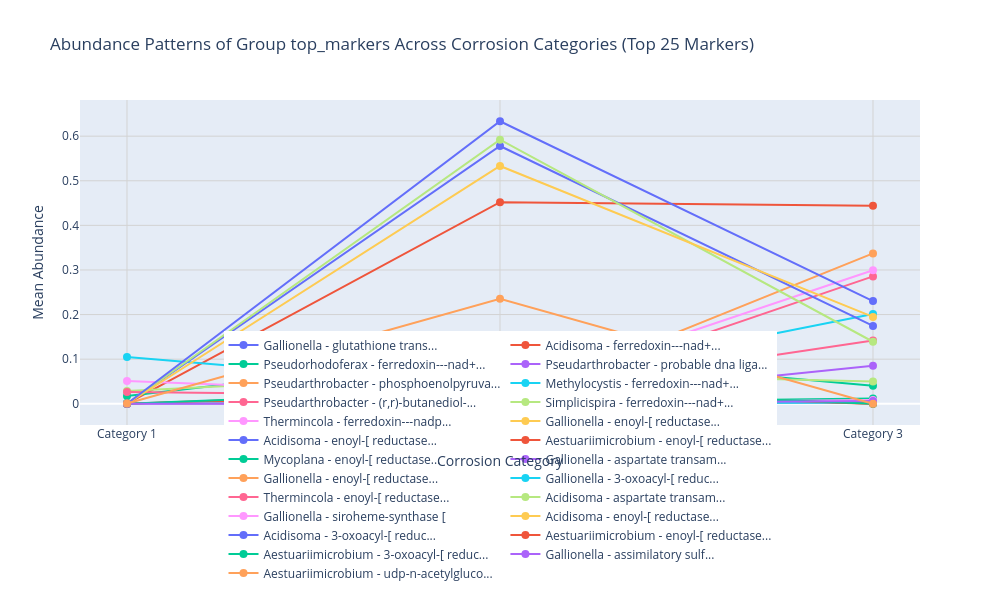

The code cell stored with this chart in its notebook:
### Markdown cell above
## 4.2. Protein Abundance Across Categories
Line plots showing how abundance changes across corrosion categories

### Code cell
import pandas as pd
import plotly.express as px
import plotly.graph_objects as go
from plotly.subplots import make_subplots

def plot_abundance_across_categories(marker_group, name, top_n=25, sort_by='combined_score'):
    """
    Plot abundance patterns across corrosion categories for top markers.
    
    Parameters:
        marker_group: DataFrame containing marker data
        name: Name of the group for the title
        top_n: Number of top markers to display
        sort_by: Column name to sort markers by (default: 'combined_score')
        
    Returns:
        Plotly figure object with the abundance plot
    """
    # Make a copy to avoid modifying the original
    markers_df = marker_group.copy()
    
    # Get mean columns
    mean_cols = [col for col in markers_df.columns if col.startswith('mean_cat')]
    if not mean_cols:
        raise ValueError("No mean abundance columns found (should start with 'mean_cat')")
    
    min_threshold = 0.01  # Prevents division by zero issues

    # Calculate fold changes between categories
    # Cat3 vs Cat1 fold change
    df['fold_change_3vs1'] = (df['mean_cat3'] + min_threshold) / (df['mean_cat1'] + min_threshold)
    df['log2fc_3vs1'] = np.log2(df['fold_change_3vs1'])

    # Cat2 vs Cat1 fold change
    df['fold_change_2vs1'] = (df['mean_cat2'] + min_threshold) / (df['mean_cat1'] + min_threshold)
    df['log2fc_2vs1'] = np.log2(df['fold_change_2vs1'])

    # Cat3 vs Cat2 fold change
    df['fold_change_3vs2'] = (df['mean_cat3'] + min_threshold) / (df['mean_cat2'] + min_threshold)
    df['log2fc_3vs2'] = np.log2(df['fold_change_3vs2'])

    # Handle infinity and NaN values
    for col in ['log2fc_3vs1', 'log2fc_2vs1', 'log2fc_3vs2']:
        df[col] = df[col].replace([np.inf, -np.inf], [5, -5])
        df[col] = df[col].fillna(0)
    
    # Sort and get top markers
    if sort_by in markers_df.columns:
        top_markers = markers_df.sort_values(sort_by, ascending=False).head(top_n)
    else:
        # If sort column not found, try combined_score, otherwise sort by first mean column
        if 'combined_score' in markers_df.columns:
            top_markers = markers_df.sort_values('combined_score', ascending=False).head(top_n)
        else:
            top_markers = markers_df.sort_values(mean_cols[0], ascending=False).head(top_n)
    
    # Extract category numbers from column names
    categories = [col.replace('mean_cat', 'Category ') for col in mean_cols]
    category_nums = [int(col.replace('mean_cat', '')) for col in mean_cols]
    
    # Create a list to store traces for each marker
    traces = []
    
    # Add trace for each marker
    for i, (_, row) in enumerate(top_markers.iterrows()):
        # Create shorter, more readable labels
        protein_name = row['protein_name']
        if isinstance(protein_name, str) and len(protein_name) > 20:
            protein_name = protein_name[:17] + "..."
        
        # Add genus for better identification
        label = f"{row['Genus']} - {protein_name}"
        
        # Get abundance values
        values = [row[col] for col in mean_cols]
        
        # Add trace with hover information
        hover_text = []
        for i, cat in enumerate(categories):
            hover_info = f"Category: {cat}<br>Abundance: {values[i]:.4f}"
            
            # Add additional hover information if available
            if 'pattern' in row:
                hover_info += f"<br>Pattern: {row['pattern']}"
            if 'combined_score' in row:
                hover_info += f"<br>Score: {row['combined_score']:.2f}"
                
            hover_text.append(hover_info)
        
        # Create trace for this marker
        trace = go.Scatter(
            x=category_nums,
            y=values,
            mode='lines+markers',
            name=label,
            line=dict(width=2),
            marker=dict(size=8),
            hovertext=hover_text,
            hoverinfo='text'
        )
        
        traces.append(trace)
    
    # Create figure
    fig = go.Figure(data=traces)
    
    # Update layout
    fig.update_layout(
        title=f'Abundance Patterns of Group {name} Across Corrosion Categories (Top {top_n} Markers)',
        xaxis=dict(
            title='Corrosion Category',
            tickmode='array',
            tickvals=category_nums,
            ticktext=categories
        ),
        yaxis=dict(title='Mean Abundance'),
        legend=dict(
            orientation="h",
            yanchor="bottom",
            y=-0.5,
            xanchor="center",
            x=0.5
        ),
        margin=dict(b=150),
        height=600,
        width=1000,
        hovermode='closest'
    )
    
    # Add grid
    fig.update_xaxes(showgrid=True, gridwidth=1, gridcolor='lightgray')
    fig.update_yaxes(showgrid=True, gridwidth=1, gridcolor='lightgray')
    
    return fig

plot_abundance_across_categories(top_markers, "top_markers", top_n=25)

### Figure 1 — Plotly figure (JSON) as saved in the notebook; plotly's stock layout.template omitted (floating-point values rounded to 4 significant figures)
{"data": [{"hoverinfo": "text", "hovertext": ["Category: Category 1<br>Abundance: 0.0000<br>Score: 54.98", "Category: Category 2<br>Abundance: 0.0001<br>Score: 54.98", "Category: Category 3<br>Abundance: 0.0036<br>Score: 54.98"], "line": {"width": 2}, "marker": {"size": 8}, "mode": "lines+markers", "name": "Gallionella - glutathione trans...", "type": "scatter", "x": [1, 2, 3], "y": [2.695e-05, 0.0001232, 0.003641]}, {"hoverinfo": "text", "hovertext": ["Category: Category 1<br>Abundance: 0.0000<br>Score: 54.03", "Category: Category 2<br>Abundance: 0.4520<br>Score: 54.03", "Category: Category 3<br>Abundance: 0.4441<br>Score: 54.03"], "line": {"width": 2}, "marker": {"size": 8}, "mode": "lines+markers", "name": "Acidisoma - ferredoxin---nad+...", "type": "scatter", "x": [1, 2, 3], "y": [1.185e-05, 0.452, 0.4441]}, {"hoverinfo": "text", "hovertext": ["Category: Category 1<br>Abundance: 0.0176<br>Score: 53.14", "Category: Category 2<br>Abundance: 0.1150<br>Score: 53.14", "Category: Category 3<br>Abundance: 0.0404<br>Score: 53.14"], "line": {"width": 2}, "marker": {"size": 8}, "mode": "lines+markers", "name": "Pseudorhodoferax - ferredoxin---nad+...", "type": "scatter", "x": [1, 2, 3], "y": [0.0176, 0.115, 0.04041]}, {"hoverinfo": "text", "hovertext": ["Category: Category 1<br>Abundance: 0.0000<br>Score: 53.09", "Category: Category 2<br>Abundance: 0.0000<br>Score: 53.09", "Category: Category 3<br>Abundance: 0.0852<br>Score: 53.09"], "line": {"width": 2}, "marker": {"size": 8}, "mode": "lines+markers", "name": "Pseudarthrobacter - probable dna liga...", "type": "scatter", "x": [1, 2, 3], "y": [0, 0, 0.08519]}, {"hoverinfo": "text", "hovertext": ["Category: Category 1<br>Abundance: 0.0000<br>Score: 53.09", "Category: Category 2<br>Abundance: 0.0000<br>Score: 53.09", "Category: Category 3<br>Abundance: 0.3371<br>Score: 53.09"], "line": {"width": 2}, "marker": {"size": 8}, "mode": "lines+markers", "name": "Pseudarthrobacter - phosphoenolpyruva...", "type": "scatter", "x": [1, 2, 3], "y": [0, 0, 0.3371]}, {"hoverinfo": "text", "hovertext": ["Category: Category 1<br>Abundance: 0.1046<br>Score: 52.91", "Category: Category 2<br>Abundance: 0.0350<br>Score: 52.91", "Category: Category 3<br>Abundance: 0.2010<br>Score: 52.91"], "line": {"width": 2}, "marker": {"size": 8}, "mode": "lines+markers", "name": "Methylocystis - ferredoxin---nad+...", "type": "scatter", "x": [1, 2, 3], "y": [0.1046, 0.03503, 0.201]}, {"hoverinfo": "text", "hovertext": ["Category: Category 1<br>Abundance: 0.0000<br>Score: 52.83", "Category: Category 2<br>Abundance: 0.0000<br>Score: 52.83", "Category: Category 3<br>Abundance: 0.2855<br>Score: 52.83"], "line": {"width": 2}, "marker": {"size": 8}, "mode": "lines+markers", "name": "Pseudarthrobacter - (r,r)-butanediol-...", "type": "scatter", "x": [1, 2, 3], "y": [0, 0, 0.2855]}, {"hoverinfo": "text", "hovertext": ["Category: Category 1<br>Abundance: 0.0287<br>Score: 52.65", "Category: Category 2<br>Abundance: 0.0699<br>Score: 52.65", "Category: Category 3<br>Abundance: 0.0501<br>Score: 52.65"], "line": {"width": 2}, "marker": {"size": 8}, "mode": "lines+markers", "name": "Simplicispira - ferredoxin---nad+...", "type": "scatter", "x": [1, 2, 3], "y": [0.0287, 0.0699, 0.05009]}, {"hoverinfo": "text", "hovertext": ["Category: Category 1<br>Abundance: 0.0510<br>Score: 52.13", "Category: Category 2<br>Abundance: 0.0186<br>Score: 52.13", "Category: Category 3<br>Abundance: 0.2994<br>Score: 52.13"], "line": {"width": 2}, "marker": {"size": 8}, "mode": "lines+markers", "name": "Thermincola - ferredoxin---nadp...", "type": "scatter", "x": [1, 2, 3], "y": [0.05095, 0.01859, 0.2994]}, {"hoverinfo": "text", "hovertext": ["Category: Category 1<br>Abundance: 0.0000<br>Score: 52.06", "Category: Category 2<br>Abundance: 0.0003<br>Score: 52.06", "Category: Category 3<br>Abundance: 0.0038<br>Score: 52.06"], "line": {"width": 2}, "marker": {"size": 8}, "mode": "lines+markers", "name": "Gallionella - enoyl-[ reductase...", "type": "scatter", "x": [1, 2, 3], "y": [4.095e-05, 0.0002675, 0.003828]}, {"hoverinfo": "text", "hovertext": ["Category: Category 1<br>Abundance: 0.0000<br>Score: 51.97", "Category: Category 2<br>Abundance: 0.5780<br>Score: 51.97", "Category: Category 3<br>Abundance: 0.1744<br>Score: 51.97"], "line": {"width": 2}, "marker": {"size": 8}, "mode": "lines+markers", "name": "Acidisoma - enoyl-[ reductase...", "type": "scatter", "x": [1, 2, 3], "y": [2.02e-05, 0.578, 0.1744]}, {"hoverinfo": "text", "hovertext": ["Category: Category 1<br>Abundance: 0.0001<br>Score: 51.89", "Category: Category 2<br>Abundance: 0.0230<br>Score: 51.89", "Category: Category 3<br>Abundance: 0.0000<br>Score: 51.89"], "line": {"width": 2}, "marker": {"size": 8}, "mode": "lines+markers", "name": "Aestuariimicrobium - enoyl-[ reductase...", "type": "scatter", "x": [1, 2, 3], "y": [0.0001041, 0.02304, 0]}, {"hoverinfo": "text", "hovertext": ["Category: Category 1<br>Abundance: 0.0017<br>Score: 51.82", "Category: Category 2<br>Abundance: 0.0020<br>Score: 51.82", "Category: Category 3<br>Abundance: 0.0117<br>Score: 51.82"], "line": {"width": 2}, "marker": {"size": 8}, "mode": "lines+markers", "name": "Mycoplana - enoyl-[ reductase...", "type": "scatter", "x": [1, 2, 3], "y": [0.001726, 0.00196, 0.01166]}, {"hoverinfo": "text", "hovertext": ["Category: Category 1<br>Abundance: 0.0001<br>Score: 51.67", "Category: Category 2<br>Abundance: 0.0005<br>Score: 51.67", "Category: Category 3<br>Abundance: 0.0047<br>Score: 51.67"], "line": {"width": 2}, "marker": {"size": 8}, "mode": "lines+markers", "name": "Gallionella - aspartate transam...", "type": "scatter", "x": [1, 2, 3], "y": [8.221e-05, 0.0005317, 0.004716]}, {"hoverinfo": "text", "hovertext": ["Category: Category 1<br>Abundance: 0.0001<br>Score: 51.67", "Category: Category 2<br>Abundance: 0.0003<br>Score: 51.67", "Category: Category 3<br>Abundance: 0.0064<br>Score: 51.67"], "line": {"width": 2}, "marker": {"size": 8}, "mode": "lines+markers", "name": "Gallionella - enoyl-[ reductase...", "type": "scatter", "x": [1, 2, 3], "y": [6.301e-05, 0.0003101, 0.006388]}, {"hoverinfo": "text", "hovertext": ["Category: Category 1<br>Abundance: 0.0000<br>Score: 51.66", "Category: Category 2<br>Abundance: 0.0002<br>Score: 51.66", "Category: Category 3<br>Abundance: 0.0030<br>Score: 51.66"], "line": {"width": 2}, "marker": {"size": 8}, "mode": "lines+markers", "name": "Gallionella - 3-oxoacyl-[ reduc...", "type": "scatter", "x": [1, 2, 3], "y": [4.6e-05, 0.0001985, 0.00303]}, {"hoverinfo": "text", "hovertext": ["Category: Category 1<br>Abundance: 0.0261<br>Score: 51.63", "Category: Category 2<br>Abundance: 0.0176<br>Score: 51.63", "Category: Category 3<br>Abundance: 0.1417<br>Score: 51.63"], "line": {"width": 2}, "marker": {"size": 8}, "mode": "lines+markers", "name": "Thermincola - enoyl-[ reductase...", "type": "scatter", "x": [1, 2, 3], "y": [0.02608, 0.01764, 0.1417]}, {"hoverinfo": "text", "hovertext": ["Category: Category 1<br>Abundance: 0.0000<br>Score: 51.63", "Category: Category 2<br>Abundance: 0.5922<br>Score: 51.63", "Category: Category 3<br>Abundance: 0.1390<br>Score: 51.63"], "line": {"width": 2}, "marker": {"size": 8}, "mode": "lines+markers", "name": "Acidisoma - aspartate transam...", "type": "scatter", "x": [1, 2, 3], "y": [4.39e-05, 0.5922, 0.139]}, {"hoverinfo": "text", "hovertext": ["Category: Category 1<br>Abundance: 0.0001<br>Score: 51.61", "Category: Category 2<br>Abundance: 0.0005<br>Score: 51.61", "Category: Category 3<br>Abundance: 0.0084<br>Score: 51.61"], "line": {"width": 2}, "marker": {"size": 8}, "mode": "lines+markers", "name": "Gallionella - siroheme-synthase [", "type": "scatter", "x": [1, 2, 3], "y": [9.863e-05, 0.0004926, 0.008402]}, {"hoverinfo": "text", "hovertext": ["Category: Category 1<br>Abundance: 0.0000<br>Score: 51.55", "Category: Category 2<br>Abundance: 0.5332<br>Score: 51.55", "Category: Category 3<br>Abundance: 0.1948<br>Score: 51.55"], "line": {"width": 2}, "marker": {"size": 8}, "mode": "lines+markers", "name": "Acidisoma - enoyl-[ reductase...", "type": "scatter", "x": [1, 2, 3], "y": [1.602e-05, 0.5332, 0.1948]}, {"hoverinfo": "text", "hovertext": ["Category: Category 1<br>Abundance: 0.0000<br>Score: 51.55", "Category: Category 2<br>Abundance: 0.6335<br>Score: 51.55", "Category: Category 3<br>Abundance: 0.2303<br>Score: 51.55"], "line": {"width": 2}, "marker": {"size": 8}, "mode": "lines+markers", "name": "Acidisoma - 3-oxoacyl-[ reduc...", "type": "scatter", "x": [1, 2, 3], "y": [2.817e-05, 0.6335, 0.2303]}, {"hoverinfo": "text", "hovertext": ["Category: Category 1<br>Abundance: 0.0001<br>Score: 51.49", "Category: Category 2<br>Abundance: 0.0293<br>Score: 51.49", "Category: Category 3<br>Abundance: 0.0000<br>Score: 51.49"], "line": {"width": 2}, "marker": {"size": 8}, "mode": "lines+markers", "name": "Aestuariimicrobium - enoyl-[ reductase...", "type": "scatter", "x": [1, 2, 3], "y": [0.0001496, 0.02928, 0]}, {"hoverinfo": "text", "hovertext": ["Category: Category 1<br>Abundance: 0.0001<br>Score: 51.49", "Category: Category 2<br>Abundance: 0.0332<br>Score: 51.49", "Category: Category 3<br>Abundance: 0.0000<br>Score: 51.49"], "line": {"width": 2}, "marker": {"size": 8}, "mode": "lines+markers", "name": "Aestuariimicrobium - 3-oxoacyl-[ reduc...", "type": "scatter", "x": [1, 2, 3], "y": [0.0001412, 0.03323, 0]}, {"hoverinfo": "text", "hovertext": ["Category: Category 1<br>Abundance: 0.0001<br>Score: 51.44", "Category: Category 2<br>Abundance: 0.0005<br>Score: 51.44", "Category: Category 3<br>Abundance: 0.0060<br>Score: 51.44"], "line": {"width": 2}, "marker": {"size": 8}, "mode": "lines+markers", "name": "Gallionella - assimilatory sulf...", "type": "scatter", "x": [1, 2, 3], "y": [6.303e-05, 0.0004568, 0.006032]}, {"hoverinfo": "text", "hovertext": ["Category: Category 1<br>Abundance: 0.0005<br>Score: 51.42", "Category: Category 2<br>Abundance: 0.2356<br>Score: 51.42", "Category: Category 3<br>Abundance: 0.0000<br>Score: 51.42"], "line": {"width": 2}, "marker": {"size": 8}, "mode": "lines+markers", "name": "Aestuariimicrobium - udp-n-acetylgluco...", "type": "scatter", "x": [1, 2, 3], "y": [0.0004957, 0.2356, 0]}], "layout": {"height": 600, "hovermode": "closest", "legend": {"orientation": "h", "x": 0.5, "xanchor": "center", "y": -0.5, "yanchor": "bottom"}, "margin": {"b": 150}, "title": {"text": "Abundance Patterns of Group top_markers Across Corrosion Categories (Top 25 Markers)"}, "width": 1000, "xaxis": {"gridcolor": "lightgray", "gridwidth": 1, "showgrid": true, "tickmode": "array", "ticktext": ["Category 1", "Category 2", "Category 3"], "tickvals": [1, 2, 3], "title": {"text": "Corrosion Category"}}, "yaxis": {"gridcolor": "lightgray", "gridwidth": 1, "showgrid": true, "title": {"text": "Mean Abundance"}}}}
